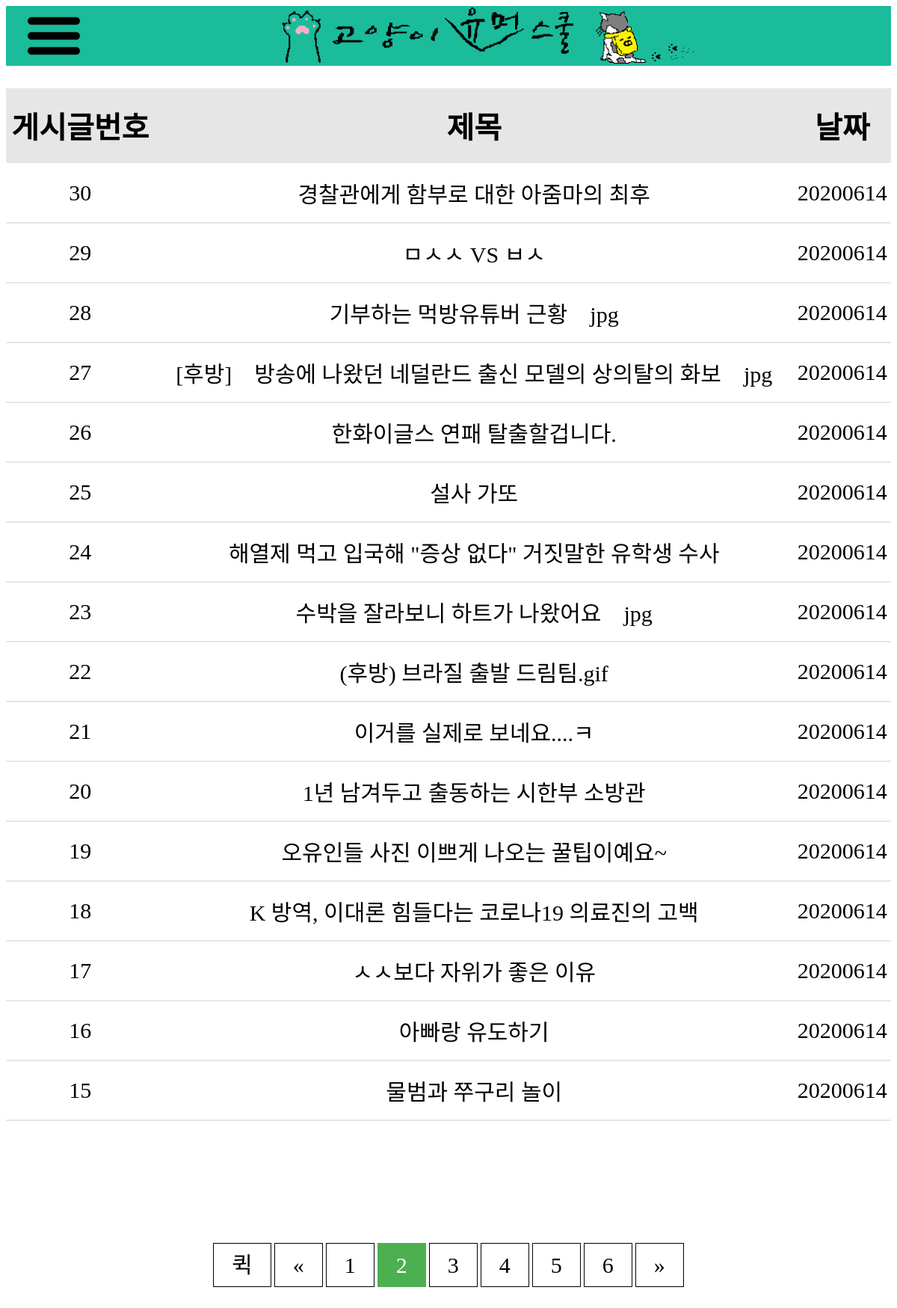
The page / on the database its author committed.
### tables this page shows
CREATE TABLE "Post" (
	"post_no"	INTEGER,
	"post_site_name"	TEXT NOT NULL,
	"post_title"	TEXT NOT NULL,
	"post_cnts"	TEXT NOT NULL,
	"post_date"	TEXT NOT NULL,
	PRIMARY KEY("post_no" AUTOINCREMENT)
);

### app.py (the view)
@app.route('/index.html')
@app.route('/')
def index():
    posts = post_dao.select_posts()
    return render_template('index.html', posts=posts, date=post_dao.get_date())

### dao/db.py (called while the page is built)
def dict_factory(cursor, row):
    d = {}
    for idx, col in enumerate(cursor.description):
        d[col[0]] = row[idx]
    return d

def select_all(*args, **kwargs):
    conn = sqlite3.connect(db_name)
    conn.row_factory = dict_factory
    cur = conn.cursor()
    rows = cur.execute(*args, **kwargs).fetchall()
    return rows

def select_one(*args, **kwargs):
    conn = sqlite3.connect(db_name)
    conn.row_factory = dict_factory
    cur = conn.cursor()
    row = cur.execute(*args, **kwargs).fetchone()
    return row

### dao/post_dao.py (called while the page is built)
def get_date():
    return time.strftime("%Y%m%d", time.localtime(time.time()))

def get_last_no():
    return db.select_one('''SELECT post_no FROM post ORDER BY post_no DESC LIMIT 1''')['post_no']

def select_posts(page=1):
    page_last_post_no = get_last_no()
    page_start_post_no = page_last_post_no - 15
    page_last_post_no = page_last_post_no - (page-1) * 15
    page_start_post_no = page_start_post_no - (page-1) * 15
    return reversed(db.select_all('''SELECT * FROM post where post_no BETWEEN ? AND ?''', (page_start_post_no, page_last_post_no)))

### templates/index.html (shortened to what this page needs)
{% extends "layout.html" %}

### templates/layout.html (shortened to what this page needs)
<!DOCTYPE html>
<html lang="ko">
<head>
    <link rel="stylesheet" type="text/css" href="static/css/board_style.css">
</head>
<body>
    <header id = header>
        {% block header %}
        <header>
            <div>
                <a href="/user_login.html"><img src = "static/img/menu.png"  style="height:80px; float:left; margin: 0 0 0 2%"></a>
            </div>
            <div id = "header">
                <a href="/"><img src = "/static/img/title.png" height="80px"></a>
            </div>
        </header>
        {% endblock %}
    </header>
    <div>
        {% block list %}
        <table id = "board_header">
            <tr id = board_header_title>
                <th>게시글번호</th>
                <th>제목</th>
                <th>날짜</th>
            </tr>
            <form>
                {% for post in posts %}
                    <tr id = post>
                        <td>{{post['post_no']}}</td>
                        <td><a href="post.html?post_no={{post.post_no}}">{{post['post_title']}}</a></td>
                        <td>{{post['post_date']}}</td>
                    </tr>
                {% endfor %}
            </form>
        {% endblock %}
    </div>
    <div>
        <table id=footer>
        </table>
    </div>
    <div class = "search">
        {% block paging %}
        <div class="paging">
            <a href="/quick_move.html" onclick="window.open(this.href, '_blank', '/quick_move'); return false">퀵</a>
            <a href="#">&laquo;</a>
            <a href="#">1</a>
            <a href="#" class="active">2</a>
            <a href="#">3</a>
            <a href="#">4</a>
            <a href="#">5</a>
            <a href="#">6</a>
            <a href="#">&raquo;</a>
        </div>
        {% endblock %}
    </div>
    </body>
</head>
</html>

### static/css/board_style.css (style rules this page uses)
a:link { text-decoration: none; color: black; }
#board_header { font-family : "Nanum Gothic", sans-seif; font-size : 40px; width: 100%; height : 100px; margin: 30px auto; border-collapse: collapse; border: 0px solid black; background-color: rgb(230, 230, 230); }
#board_header_title { font-size : 40px; background-color: rgb(230, 230, 230); height : 100px; border: 0px solid black; }
#footer { font-family : "Nanum Gothic", sans-seif; width: 100%; height : 20px; margin: auto; padding : auto; }
#header { font-family : "Nanum Gothic", sans-seif; font-size : 30px; width: 100%; height : 80px; margin: 0 auto; padding : auto; text-align:center; background-color: rgb(26, 188, 156); }
#post { font-family : "Nanum Gothic", sans-seif; font-size : 30px; width: 100%; height : 80px; border-bottom: 2px solid rgb(230, 230, 230); text-align : center; background-color: white; }
.paging { display: inline-block; }
.paging a { font-family : "Nanum Gothic", sans-seif; width : 325px; height : 20px; color: black; float: center; margin: 0 auto; text-align: center; padding: 12px 24px; text-decoration: none; font-size: 30px; transition: background-color .3s; border: 1px solid rgb(0, 0, 0); }
.paging a.active { background-color: #4CAF50; color: white; border: 1px solid #4CAF50; }
.search { width : 100%; height : 200px; margin-top : 10%; text-align: center; }

### rows shown on the page
Post: post_no "30", post_title "경찰관에게 함부로 대한 아줌마의 최후", post_date "20200614"
Post: post_no "29", post_title "ㅁㅅㅅ VS ㅂㅅ", post_date "20200614"
Post: post_no "28", post_title "기부하는 먹방유튜버 근황 jpg", post_date "20200614"
Post: post_no "27", post_title "[후방] 방송에 나왔던 네덜란드 출신 모델의 상의탈의 화보 jpg", post_date "20200614"
Post: post_no "26", post_title "한화이글스 연패 탈출할겁니다.", post_date "20200614"
Post: post_no "25", post_title "설사 가또", post_date "20200614"
Post: post_no "24", post_title "해열제 먹고 입국해 \"증상 없다\" 거짓말한 유학생 수사", post_date "20200614"
Post: post_no "23", post_title "수박을 잘라보니 하트가 나왔어요 jpg", post_date "20200614"
Post: post_no "22", post_title "(후방) 브라질 출발 드림팀.gif", post_date "20200614"
Post: post_no "21", post_title "이거를 실제로 보네요....ㅋ", post_date "20200614"
Post: post_no "20", post_title "1년 남겨두고 출동하는 시한부 소방관", post_date "20200614"
Post: post_no "19", post_title "오유인들 사진 이쁘게 나오는 꿀팁이예요~", post_date "20200614"
Post: post_no "18", post_title "K 방역, 이대론 힘들다는 코로나19 의료진의 고백", post_date "20200614"
Post: post_no "17", post_title "ㅅㅅ보다 자위가 좋은 이유", post_date "20200614"
Post: post_no "16", post_title "아빠랑 유도하기", post_date "20200614"
Post: post_no "15", post_title "물범과 쭈구리 놀이", post_date "20200614"
